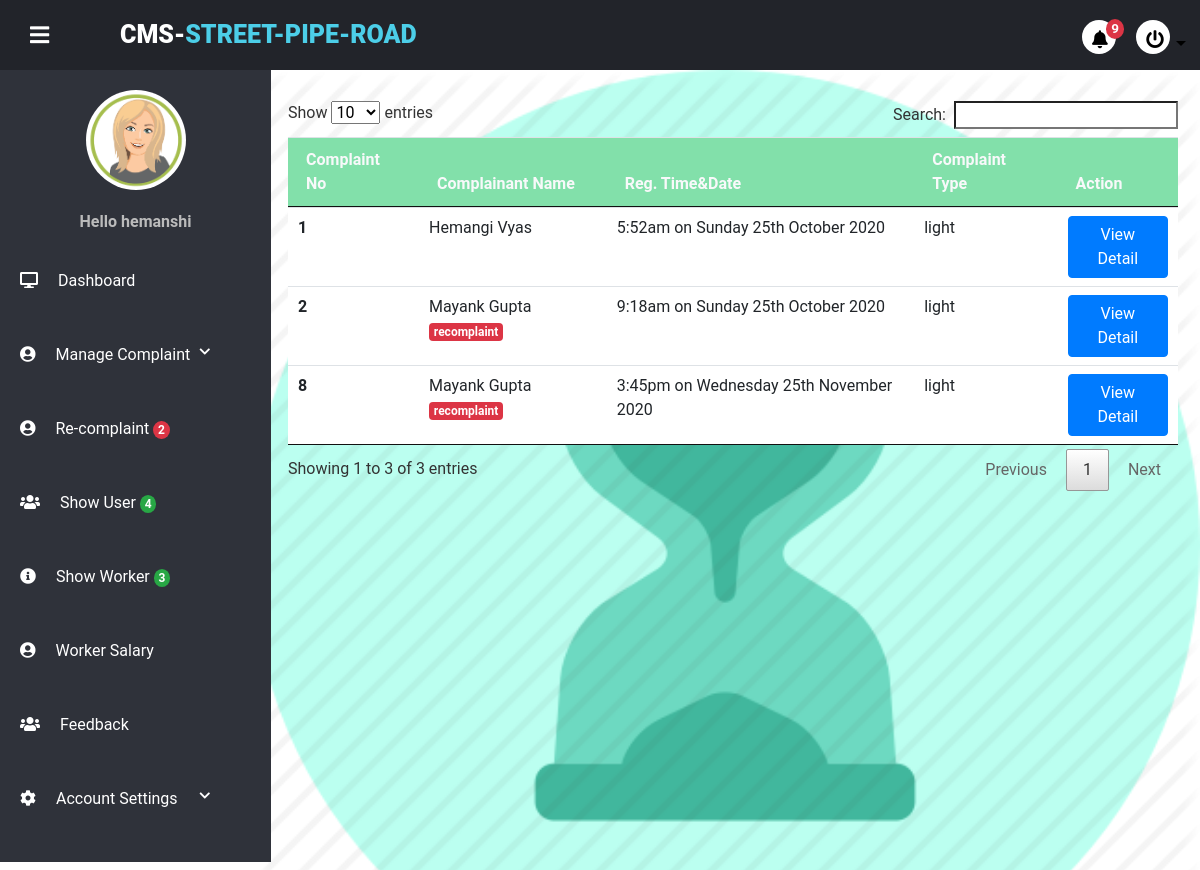
Screenshot of /project/admin/completeprocess.php (signed in) with the database file from the repository.
### tables this page shows
CREATE TABLE `usertb` (
  `user_id` int(11) NOT NULL,
  `user_name` varchar(20) NOT NULL,
  `last_name` varchar(20) NOT NULL,
  `user_email` varchar(100) NOT NULL,
  `user_role` varchar(100) NOT NULL,
  `user_image` varchar(255) NOT NULL,
  `user_city` varchar(100) NOT NULL,
  `pwd` varchar(255) NOT NULL,
  `security_que` varchar(100) NOT NULL,
  `sequrity_ans` varchar(100) NOT NULL,
  `contact` varchar(100) NOT NULL,
  `user_area` varchar(50) NOT NULL,
  `user_pincode` varchar(12) NOT NULL,
  `account_time` timestamp NOT NULL DEFAULT current_timestamp()
);

CREATE TABLE `complain_tb` (
  `complaint_id` int(20) NOT NULL,
  `complaint_title` varchar(100) NOT NULL,
  `c_type` varchar(20) NOT NULL,
  `complaint_discription` varchar(255) NOT NULL,
  `user_id` int(10) NOT NULL,
  `user_worker_id` int(10) NOT NULL,
  `padding` enum('1','0') NOT NULL,
  `running` enum('1','0') NOT NULL,
  `complete` enum('1','0') NOT NULL,
  `image` varchar(255) NOT NULL,
  `c_address` varchar(255) NOT NULL,
  `recever_image` varchar(600) NOT NULL,
  `ctimestamp` datetime NOT NULL DEFAULT current_timestamp(),
  `solvetimestamp` datetime NOT NULL DEFAULT current_timestamp()
);

CREATE TABLE `recomplaint_tb` (
  `r_c_id` int(20) NOT NULL,
  `c_id` int(20) NOT NULL,
  `sender_user_id` int(20) NOT NULL,
  `user_send_image` varchar(260) NOT NULL,
  `solver_worker_id` int(20) NOT NULL,
  `recomplain_solve_image` varchar(300) NOT NULL
);

### project/admin/completeprocess.php (the view, shortened to what this page needs)
<!DOCTYPE html>
<html lang="en" dir="ltr">
<?php  include("partial/_dbconnect.php");
include("partial/link.php");?>
<body>
    <div class="wrapper">
        <?php include("partial/header.php");?>
        <div class="main-container">
            <div class="notprocess">
                <div class="container mt-3 mx-2 mb-3">
                        <table class="table table-hover" id="myTable">
                        <thead class=" text-light ">
                            <tr>
                                <th scope="col ">Complaint No</th>
                                <th scope="col ">Complainant Name</th>
                                <th scope="col ">Reg. Time&Date</th>
                                <th scope="col ">Complaint Type</th>
                                <th scope="col ">Action</th>
                            </tr>
                        </thead>
                        <tbody>
                        <?php
                         $sql="SELECT complain_tb.complaint_id, complain_tb.complaint_title,complain_tb.c_type, complain_tb.complaint_discription, complain_tb.user_id, complain_tb.padding, complain_tb.running, complain_tb.complete, complain_tb.image,complain_tb.ctimestamp,usertb.user_id, usertb.user_name,usertb.last_name, usertb.user_email, usertb.user_image, usertb.user_city, usertb.contact, usertb.user_area, usertb.user_pincode FROM complain_tb INNER JOIN usertb ON complain_tb.user_id= usertb.user_id WHERE complain_tb.complete=1";
                         $result=mysqli_query($conn,$sql);
                            while($row = mysqli_fetch_assoc($result))
                            {
                                $complaint_id=$row["complaint_id"];
                                $date = date_create($row["ctimestamp"]);
                                $complaint_user_name=$row["user_name"];
                                $last_user_name=$row["last_name"];
                                $c_type=$row["c_type"];
                                        echo ' <tr>
                                        <th scope="row ">'.$complaint_id.'</th>';
                                    echo' <td>'.ucfirst($complaint_user_name).' '.ucfirst($last_user_name);
                                    $sqlr="SELECT * FROM `recomplaint_tb`";
                                    $resultr=mysqli_query($conn,$sqlr);
                                    while($rowr = mysqli_fetch_assoc($resultr))
                                    {
                                        $c_id=$rowr["c_id"];
                                        if($c_id==$complaint_id)
                                            echo '<span class="badge badge-danger">recomplaint</span>';
                                    }
                                    echo '</td>';
                                        echo '<td>'.date_format($date, 'g:ia \o\n l jS F Y').'</td>
                                        <td>'.$c_type.'</td>
                                        <td><a class="btn btn-primary" href="complaindetailcomplete.php?complaintid='.$complaint_id.'" role="button">View Detail</a>
                                                 </tr>';
                            }
                        ?>
                        </tbody>
                    </table>
                </div>
            </div>
        </div>
    </div>
</body>
</html>

### project/admin/partial/header.php (shortened to what this page needs)
<?php session_start();
include('_dbconnect.php');
?>
<div class="header">
    <div class="header-menu">
        <div class="title">
        CMS-<span>Street-Pipe-Road</span></div>
        <div class="sidebar-btn">
            <i class="fas fa-bars"></i>
        </div>
        <ul>
            <li>
                <div class="dropdown">
                    <a class="btn dropdown-toggle" type="button" id="dropdownMenu2" data-toggle="dropdown"
                        aria-haspopup="true" aria-expanded="false">
                        <?php
                            $nsql="SELECT * FROM `notify` WHERE (`sender_user_role`='user' OR `sender_user_role`='worker') AND status=0";
                            $nresult=mysqli_query($conn, $nsql);
                            $ncount= mysqli_num_rows($nresult);
                           ?>
                        <i class="fas fa-bell" style="position: relative; top: -5px; left: -3px;"></i><span
                            class="badge badge-danger"
                            style="border-radius: 50%; top:-18px; left:-5px"><?php echo $ncount; ?></span>
                    </a>
                </div>
            </li>
            <li>
                <div class="dropdown">
                    <a class="btn dropdown-toggle" type="button" id="dropdownMenu2" data-toggle="dropdown"
                        aria-haspopup="true" aria-expanded="false">
                        <i class="fas fa-power-off" style="position: relative; top: -5px; left: -3px;"></i>
                    </a>
                </div>
            </li>
        </ul>
    </div>
</div>
<div class="sidebar">
    <div class="sidebar-menu">
        <center class="profile">
                <?php
                        if(isset($_SESSION['loginadmin']) && $_SESSION['loginadmin']==true)
                        {
                            $aemail=$_SESSION['adminemail'];
                            $sql="SELECT * FROM `usertb` WHERE `user_email`='$aemail'";
                            $result=mysqli_query($conn,$sql);
                            while($row = mysqli_fetch_assoc($result))
                            {
                                $aname=$row["user_name"];
                                $aimage=$row["user_image"];
                                if($aimage=="")
                                {
                                    echo '<p style="margin-top:30px;color:#fff;"><a href="settingprofile.php"  style="color:#fff;">Edit Your Profile Info</a></p>';
                                }
                                else{
                                            echo ' <img src="'.$aimage.'" alt="" height="100px" width="100px" style="
                                            border-radius:50%;
                                            margin:20px 0px;
                                            ">';
                                 }
                                echo '<p>Hello '.$aname.'</p>';
                            }
                        }
                    ?>
        </center>
        <li class="item">
            <a href="index.php" class="menu-btn" active>
                <i class="fas fa-desktop"></i><span>Dashboard</span>
            </a>
        </li>
        <li class="item" id="profile">
            <a href="#profile" class="menu-btn">
                <i class="fas fa-user-circle"></i><span>Manage Complaint <i
                        class="fas fa-chevron-down drop-down"></i></span>
            </a>
        </li>
        <li class="item">
            <a href="recomplaint.php" class="menu-btn">
            <i class="fas fa-user-circle"></i><span>Re-complaint</span>
            <?php
                            $nsql="SELECT * FROM `recomplaint_tb`";
                            $nresult=mysqli_query($conn, $nsql);
                            $ncount= mysqli_num_rows($nresult);
                ?>
                        <span class="badge badge-danger"
                            style="border-radius: 50%; top:-18px; left:-5px"><?php echo $ncount; ?></span></span>
            </a>
        </li>
        <li class="item">
        <a href="manageuser.php" class="menu-btn">
                <i class="fas fa-users"></i><span>Show User </span>
        <?php
                            $nsql="SELECT * FROM `usertb`WHERE user_role='user'";
                            $nresult=mysqli_query($conn, $nsql);
                            $ncount= mysqli_num_rows($nresult);
            ?>
             <span class="badge badge-success"
                            style="border-radius: 50%; top:-18px; left:-5px"><?php echo $ncount; ?></span></span>
            </a></li>
        <li class="item">
            <a href="manageworker.php" class="menu-btn">
            <i class="fas fa-info-circle"></i><span>Show Worker </span>
                <?php
                            $nsql="SELECT * FROM `usertb`WHERE user_role='worker'";
                            $nresult=mysqli_query($conn, $nsql);
                            $ncount= mysqli_num_rows($nresult);
            ?>
             <span class="badge badge-success"
                            style="border-radius: 50%; top:-18px; left:-5px"><?php echo $ncount; ?></span></span>
            </a>
        </li>
        <li class="item">
            <a href="wsalary.php" class="menu-btn">
            <i class="fas fa-user-circle"></i><span>Worker Salary</span>
            </a>
        </li>
        <li class="item">
            <a href="shownotification.php" class="menu-btn">
                <i class="fas fa-users"></i><span>Feedback</span>
            </a>
        </li>
        <li class="item" id="settings">
            <a href="#settings" class="menu-btn">
                <i class="fas fa-cog"></i><span>Account Settings<i class="fas fa-chevron-down drop-down"></i></span>
            </a>
        </li>
    </div>
</div>

### project/admin/css/style.css (style rules this page uses)
* { margin: 0; padding: 0; list-style: none; text-decoration: none; box-sizing: border-box; transition: 0.5s; font-family: "Roboto", sans-serif; }
body { background: #fff; }
.wrapper .header { z-index: 1; background: #22242A; position: fixed; width: calc(100% - 0%); height: 70px; display: flex; top: 0; }
.wrapper .header .header-menu { width: calc(100% - 0%); height: 100%; display: flex; justify-content: space-between; align-items: center; padding: 0 20px; }
.wrapper .header .header-menu .title { color: #fff; font-size: 25px; text-transform: uppercase; font-weight: 900; padding-left: 100px; }
.wrapper .header .header-menu .title span { color: #4CCEE8; }
.wrapper .header .header-menu .sidebar-btn { color: #fff; position: absolute; margin-left: 10px; font-size: 22px; font-weight: 900; cursor: pointer; transition: 0.3s; transition-property: color; }
.wrapper .header .header-menu ul { display: flex; margin-top: 20px; }
.wrapper .header .header-menu ul li a { background: #fff; color: #000; display: block; margin: 0 10px; font-size: 18px; width: 34px; height: 34px; line-height: 35px; text-align: center; border-radius: 50%; transition: 0.3s; transition-property: background, color; }
.wrapper .sidebar { z-index: 1; background: #2F323A; position: fixed; top: 70px; width: 271px; height: calc(100% - 9%); transition: 0.3s; transition-property: width; overflow-y: auto; }
.wrapper .sidebar .sidebar-menu { overflow: hidden; }
.wrapper .sidebar .sidebar-menu .profile img { margin: 20px 0; width: 100px; height: 100px; border-radius: 50%; }
.wrapper .sidebar .sidebar-menu .profile p { color: #bbb; font-weight: 700; margin-bottom: 10px; }
.wrapper .sidebar .sidebar-menu .item { width: 250px; overflow: hidden; }
.wrapper .sidebar .sidebar-menu .item .menu-btn { display: block; color: #fff; position: relative; padding: 25px 20px; transition: 0.3s; transition-property: color; }
.wrapper .sidebar .sidebar-menu .item .menu-btn i { margin-right: 20px; }
.wrapper .sidebar .sidebar-menu .item .menu-btn .drop-down { float: right; font-size: 12px; margin-top: 3px; }
.wrapper .main-container { width: (100% - 250px); margin-top: 70px; margin-left: 250px; padding: 15px; background: url(image/pprocess.png)no-repeat; background-size: cover; height: 100vh; transition: 0.3s; }

### project/admin/completeprocess.php (style rules this page uses)
thead { background-color: #82E0AA; }

### rows the page displays
usertb: user_image (picture), user_name "hemanshi"
complain_tb: complaint_id "1", user.user_name "Hemangi", user.last_name "Vyas", ctimestamp "5:52am on Sunday 25th October 2020", c_type "light"
complain_tb: complaint_id "2", user.user_name "Mayank", user.last_name "Gupta", ctimestamp "9:18am on Sunday 25th October 2020", c_type "light"
recomplaint_tb: c_id "recomplaint"
complain_tb: complaint_id "8", user.user_name "Mayank", user.last_name "Gupta", ctimestamp "3:45pm on Wednesday 25th November 2020", c_type "light"
recomplaint_tb: c_id "recomplaint"

### other values shown
$ncount "9"
$ncount "2"
$ncount "4"
$ncount "3"
